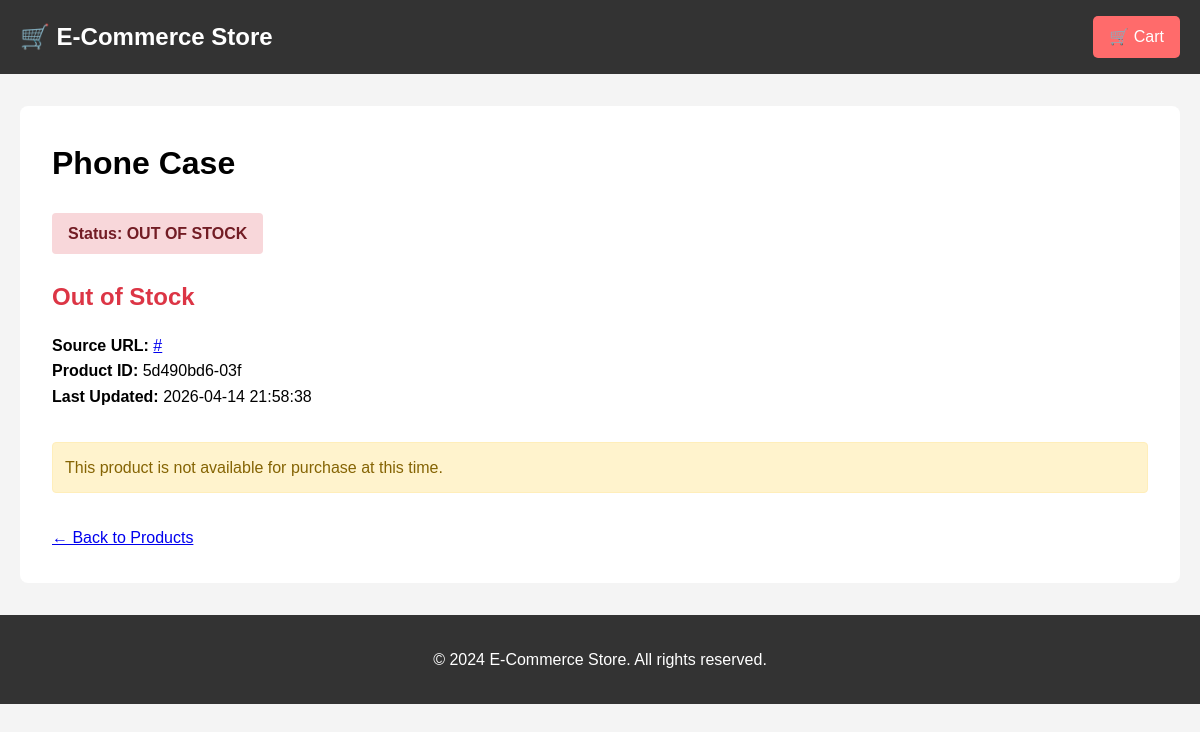
/product/5d490bd6-03f, run on the app's committed database.
### models.py (models this page shows, shortened)
class Product(db.Model):
    __tablename__ = 'products'
    id = db.Column(db.String(50), primary_key=True)
    name = db.Column(db.String(200), nullable=False)
    price = db.Column(db.Float, nullable=True)
    status = db.Column(db.Enum(ProductStatus), nullable=False, default=ProductStatus.OUT_OF_STOCK)
    original_price_text = db.Column(db.String(100))
    url = db.Column(db.String(500))
    created_at = db.Column(db.DateTime, default=datetime.utcnow)
    updated_at = db.Column(db.DateTime, default=datetime.utcnow, onupdate=datetime.utcnow)
    def is_available_for_purchase(self) -> bool:
        return self.status == ProductStatus.IN_STOCK and self.price is not None

### app.py (the view)
@app.route('/product/<product_id>')
def product_detail(product_id):
    product = Product.query.get_or_404(product_id)
    return render_template('product_detail.html', product=product)

### app.py (called while the page is built)
def get_cart_count():
    if 'cart_session_id' in session:
        return CartItem.query.filter_by(session_id=session['cart_session_id']).count()
    return 0

@app.context_processor
def utility_processor():
    return {
        'cart_count': get_cart_count,
        'ProductStatus': ProductStatus
    }

@app.before_request
def before_request():
    if 'cart_session_id' not in session:
        session['cart_session_id'] = str(uuid.uuid4())

### templates/product_detail.html (shortened to what this page needs)
{% extends "base.html" %}
{% block content %}
<div style="background: #fff; padding: 2rem; border-radius: 8px;">
    <h1>{{ product.name }}</h1>
    <div style="margin: 1rem 0;">
        <div class="status {{ product.status.value }}" style="font-size: 1rem; padding: 0.5rem 1rem;">
            Status: {{ product.status.value.replace('_', ' ').upper() }}
        </div>
        {% if product.price %}
            <div class="price" style="font-size: 2rem; margin: 1rem 0;">${{ "%.2f"|format(product.price) }}</div>
        {% else %}
            <div class="price unavailable" style="font-size: 1.5rem; margin: 1rem 0;">
                {{ product.original_price_text or 'Price not available' }}
            </div>
        {% endif %}
        {% if product.url %}
            <p><strong>Source URL:</strong> <a href="{{ product.url }}" target="_blank">{{ product.url }}</a></p>
        {% endif %}
        <p><strong>Product ID:</strong> {{ product.id }}</p>
        <p><strong>Last Updated:</strong> {{ product.updated_at.strftime('%Y-%m-%d %H:%M:%S') if product.updated_at else 'N/A' }}</p>
    </div>
    {% if product.is_available_for_purchase() %}
        <form method="POST" action="{{ url_for('add_to_cart', product_id=product.id) }}" style="margin-top: 2rem;">
            <div style="display: flex; gap: 1rem; align-items: center;">
                <div>
                    <label for="quantity">Quantity:</label>
                    <input type="number" id="quantity" name="quantity" value="1" min="1" max="99" style="width: 80px; margin-left: 0.5rem;">
                </div>
                <button type="submit" class="btn btn-primary">Add to Cart</button>
                <a href="{{ url_for('view_cart') }}" class="btn btn-secondary">View Cart</a>
            </div>
        </form>
    {% else %}
        <div class="flash warning" style="margin-top: 2rem;">
            This product is not available for purchase at this time.
        </div>
    {% endif %}
    <div style="margin-top: 2rem;">
        <a href="{{ url_for('index') }}">← Back to Products</a>
    </div>
</div>
{% endblock %}

### templates/base.html (style rules this page uses)
* { margin: 0; padding: 0; box-sizing: border-box; }
body { font-family: Arial, sans-serif; line-height: 1.6; background-color: #f4f4f4; }
.flash { padding: 0.75rem; margin-bottom: 0.5rem; border-radius: 4px; }
.flash.warning { background-color: #fff3cd; color: #856404; border: 1px solid #ffeeba; }
.price { font-size: 1.25rem; font-weight: bold; color: #28a745; margin: 0.5rem 0; }
.price.unavailable { color: #dc3545; }
.status { display: inline-block; padding: 0.25rem 0.5rem; border-radius: 4px; font-size: 0.75rem; font-weight: bold; margin: 0.5rem 0; }
.status.out_of_stock { background-color: #f8d7da; color: #721c24; }

### data on the page
Product: name "Phone Case", status.value.replace "OUT OF STOCK", original_price_text "Out of Stock", url "#", id "5d490bd6-03f", updated_at "2026-04-14 21:58:38"
